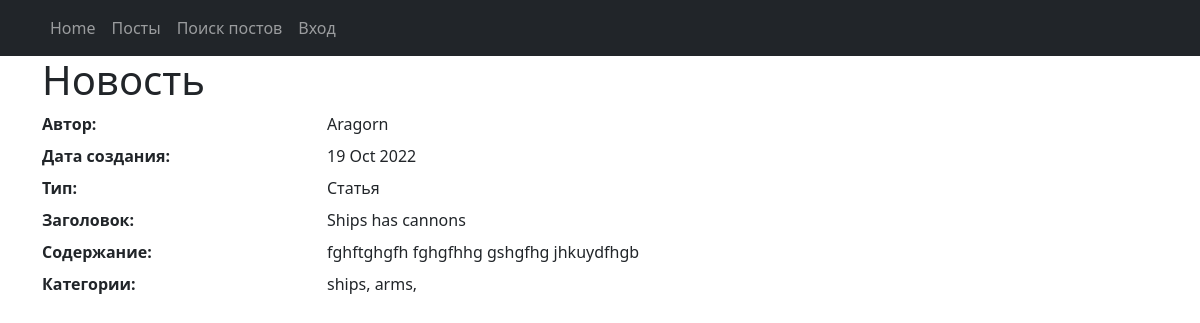
/news/162, run on the app's committed database.
### news/models.py (models this page shows, shortened)
class Post(models.Model):
    article = 'AR'
    news = 'NW'
    POSITIONS = [
        (article, 'Статья'),
        (news, 'Новость'),
    ]
    author = models.ForeignKey('Author', on_delete=models.CASCADE)
    post_type = models.CharField(
        max_length=2, choices=POSITIONS, default=news)
    time_create = models.DateTimeField(auto_now_add=True)
    category = models.ManyToManyField(
        'Category', through='Postcategory')
    head = models.CharField(max_length=128)
    text = models.TextField(default='')
    rating = models.IntegerField(default=0)

class Author(models.Model):
    auth_user = models.OneToOneField(User, on_delete=models.CASCADE)
    auth_rating = models.IntegerField(default=0)

class Category(models.Model):
    name = models.CharField(max_length=64, unique=True)

### news/views.py (the view)
# urls.py: path('<int:pk>', NewsDetail.as_view(), name='news_detail'),
class NewsDetail(DetailView):
    model = Post
    template_name = 'neww.html'
    context_object_name = 'neww'

### news/templatetags/custom_filters.py (called while the page is built)
@register.filter()
def censor(value, code='wolf'):
    len_1 = len(code)-1
    code_1 = code.lower().title()
    code_2 = code.lower()
    val_1 = value.replace(code_1, f'{code_1[0]}{len_1*"*"}').replace(code_2, f'{code_2[0]}{len_1*"*"}')
    return val_1

### templates/neww.html (shortened to what this page needs)
{% extends 'flatpages/default.html' %}
{% load custom_filters %}
{% block content %}
<h1>Новость</h1>
<dl class="row">
    <dt class="col-sm-3">Автор:</dt>
    <dd class="col-sm-9">{{ neww.author.auth_user.username }}</dd>
    <dt class="col-sm-3">Дата создания:</dt>
    <dd class="col-sm-9">{{ neww.time_create | date:'d M Y' }}</dd>
    <dt class="col-sm-3">Тип:</dt>
    <dd class="col-sm-9">{{ neww.get_post_type_display }}</dd>
    <dt class="col-sm-3">Заголовок:</dt>
    <dd class="col-sm-9">{{ neww.head | censor | censor:"Санитарным" |censor:"Sword"}}</dd>
    <dt class="col-sm-3">Содержание:</dt>
    <dd class="col-sm-9">{{ neww.text | censor | censor:"Санитарным"|censor:"lorem"}}</dd>
    <dt class="col-sm-3">Категории:</dt>
    <dd class="col-sm-9">
        {% for cat in neww.category.all %}
        {{cat.name}},
        {% endfor %}</dd>
</dl>
{% endblock content %}

### data on the page
Post: author.auth_user.username "Aragorn", time_create "19 Oct 2022", post_type "Статья", head|censor "Ships has cannons", text|censor "fghftghgfh fghgfhhg gshgfhg jhkuydfhgb"
Category: name "ships"
Category: name "arms"
